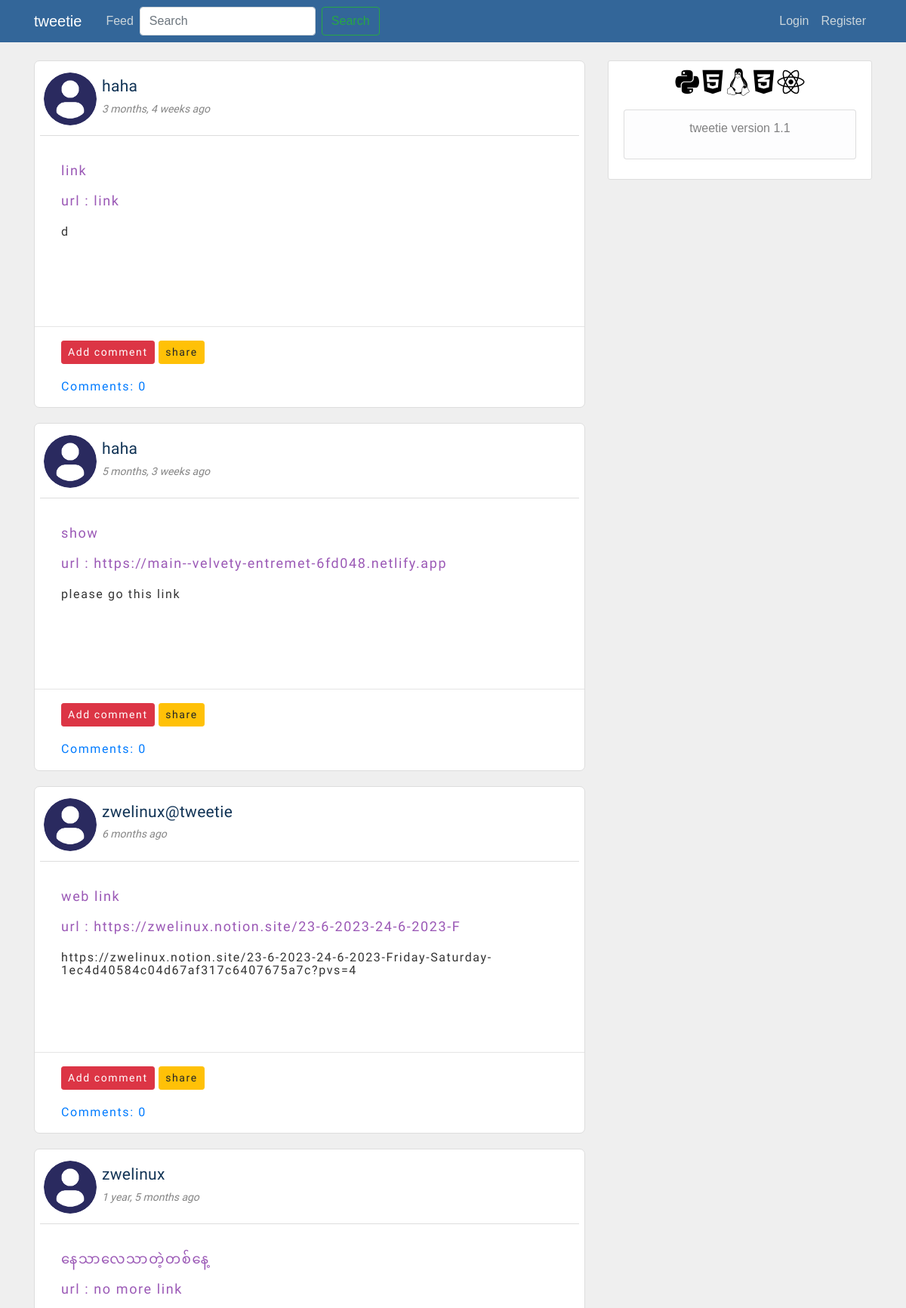
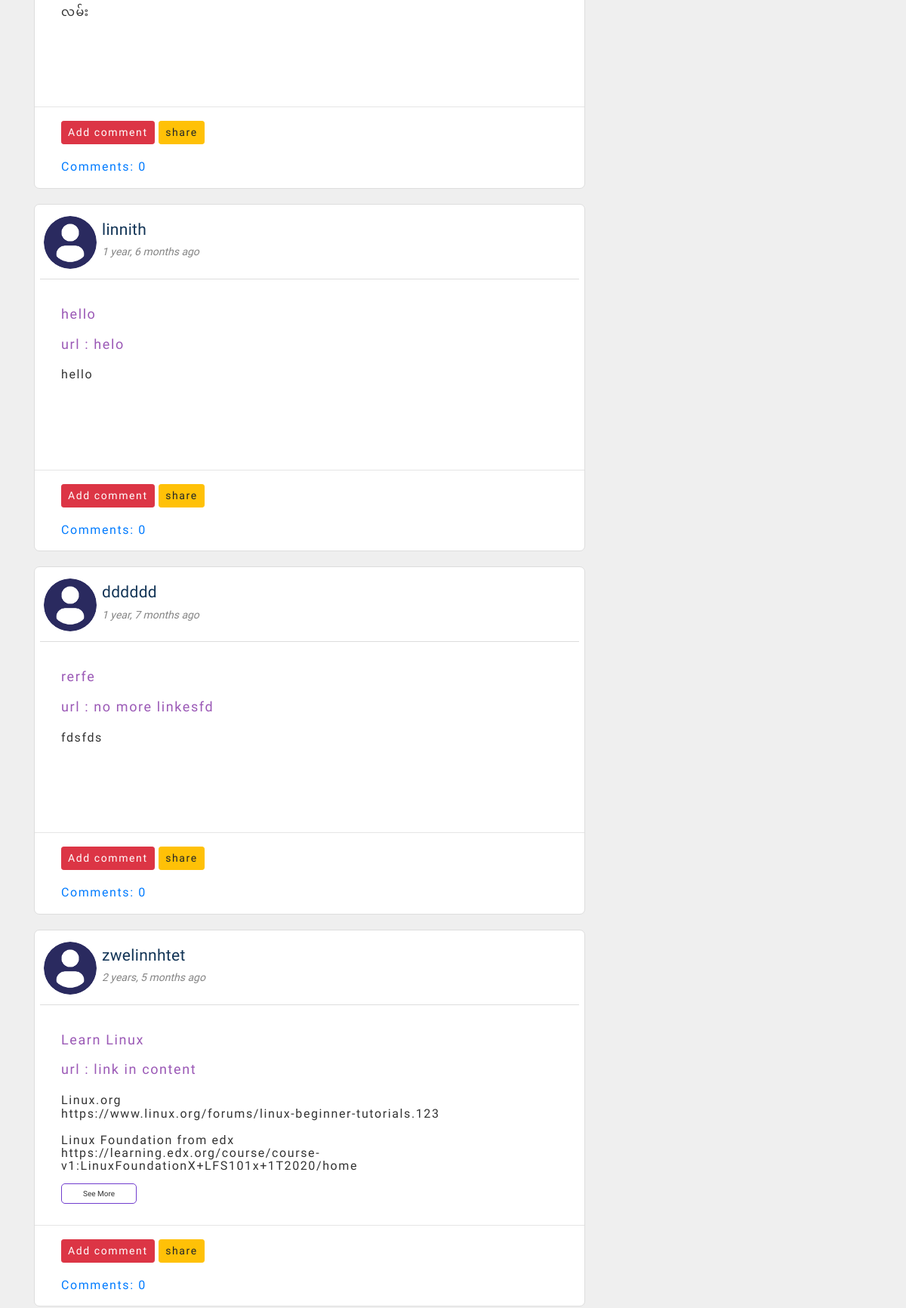
The page / (upper part) on the database its author committed (2 pictures, top to bottom).
### blog/models.py (models this page shows, shortened)
class Post(models.Model):
    title = models.CharField(max_length=50)
    link = models.TextField(default="#", blank=True, null=True)
    link_name = models.CharField(default="no more link",max_length=50, blank=True, null=True)
    content = models.TextField()
    date_posted = models.DateTimeField(default=timezone.now)
    author = models.ForeignKey(User, on_delete=models.CASCADE)

### users/models.py (models this page shows, shortened)
class Profile(models.Model):
    user = models.OneToOneField(User, on_delete=models.CASCADE)
    image = models.ImageField(default='images.png', upload_to='profile_pics')

### blog/views.py (the view)
# urls.py: path('', PostListView.as_view(), name='blog-home'),
class PostListView(ListView):
    model = Post
    template_name = 'blog/home.html'  # <app>/<model>_<viewtype>.html
    context_object_name = 'posts'
    ordering = ['-date_posted']

### blog/templates/blog/home.html
{% extends "blog/base.html" %}
{% block content %}
    {% for post in posts %}
      <article class="post_box">
      <div class = 'post_header'>
         <div class = 'post_header_left'>
         		<div class = 'post_header_left_userprofile_image'>
             		 <img class="rounded_circle_img" src="{{ post.author.profile.image.url }}">
          		</div>
          		<div class = 'post_header_left_userprofile_fact'>
	               <a title = 'View All Post' class="user_name" href="{% url 'user-posts' post.author.username %}">{{ post.author }}
	               </a>
	                <small class="date">{{ post.date_posted|timesince }} ago</small>
     		 </div>
         </div>
       </div>
            <div class="post_body">
                <div class = 'article'>
                <p class="article-content">
                     <a class="title" href="{% url 'post-detail' post.id %}">{{ post.title }}</a>
                     <small><a class="title" href="{{ post.link }}">url : {{ post.link_name }}</a></small>
                	{{ post.content }}
                </p>
               	<a class="see_more_btn">see more</a>
                </div>
                <hr>
                <p class="comment-content"><a class="btn btn-danger btn-sm" href="{% url 'add_comment_to_post' pk=post.pk %}">Add comment</a>
                <a class="btn btn-warning btn-sm" href="{% url "post_share" post.id %}">share</a></p>
                <p class="comment-content"><a href="{% url 'post-detail' pk=post.pk %}">Comments: {{ post.comments.count }}</a></p>
            </div>
 </article>
    {% endfor %}
{% endblock %}

### blog/static/blog/main.css (style rules this page uses)
body { background: #fafafa; color: #333333; margin-top: 5rem; font-family: 'Nunito', sans-serif; font-weight: 300; }
.post_box { background: #ffffff; border: 1px solid #dddddd; border-radius: 7px; margin-bottom: 20px; font-family: monospace; }
.post_header { position: relative; padding: 10px 20px 10px 5px; display: flex; }
.post_header::before { position: absolute; content: ""; bottom: 0; left: 1%; width: 98%; height: 1px; background: #ddd; }
.post_header_left { position: relative; flex: 1; padding: 5px 7px 4px 7px; display: flex; }
.post_header_left_userprofile_image { position: relative; width: 70px; height: 70px; border-radius: 50%; }
.rounded_circle_img { position: absolute; width: 100%; height: 100%; object-fit: cover; }
.post_header_left_userprofile_fact { position: relative; width: auto; height: 70px; display: flex; flex-flow: column wrap; justify-content: center; align-items: flex-start; padding: 0 7px; }
.user_name { text-decoration: none; font-size: 1.2em; font-weight: 550; letter-spacing: .02rem; padding: 3px 0; text-align: left; color:#000; transition: text .1s ease-out; }
small.date { font-style: italic; opacity: .6; }
.article { display: flex; flex-flow: column wrap; }
p.article-content { padding: 5px 40px 7px 35px; line-height: 1.09rem; letter-spacing: .04rem; height: 150px; transition: height .2s; overflow: hidden; }
.see_more_btn { margin-bottom: 12px; margin-left: 35px; text-align: center; text-transform: capitalize; border-radius: 5px; width: 80px; display: inline-block; text-decoration: none; padding: 9px 26px 9px 10px; color: #000; border: 1px solid rgba(113, 61, 206, 1); transition: background .1s ease-in, color .3s; cursor: pointer; }
a.title { color: #000; display: block; padding: 5px 0 18px 0; text-decoration: none; font-size: 25px; font-weight: 650; }
.article-content { white-space: pre-line; }

### blog/templates/blog/base.html (style rules this page uses)
body { background-color: #efefef; }
.post_box { background: #ffffff; border: 1px solid #dddddd; border-radius: 7px; margin-bottom: 20px; font-size: 20px; font-family: 'Padauk', sans-serif; }
.post_header { position: relative; padding: 10px 20px 10px 5px; display: flex; }
.post_header::before { position: absolute; content: ""; bottom: 0; left: 1%; width: 98%; height: 1px; background: #ddd; }
.post_header_left { position: relative; flex: 1; padding: 5px 7px 4px 7px; display: flex; }
.post_header_left_userprofile_image { position: relative; width: 70px; height: 70px; border-radius: 50%; }
.rounded_circle_img { position: absolute; width: 100%; height: 100%; object-fit: cover; border-radius: 50%; }
.post_header_left_userprofile_fact { position: relative; width: auto; height: 70px; display: flex; flex-flow: column wrap; justify-content: left; align-items: flex-start; padding: 0 7px; }
.user_name { text-decoration: none; font-size: 1.05em; font-weight: 250; letter-spacing: .02rem; padding: 3px 0; text-align: left; color:#123456; transition: text .1s ease-out; }
small.date { font-style: italic; font-size: 0.7em; font-family: 'Padauk', sans-serif; opacity: .6; }
.article { display: flex; flex-flow: column wrap; }
p.article-content { padding: 2px 40px 3px 35px; line-height: 1.09rem; letter-spacing: 0.1rem; font-size: 0.8em; font-family: 'Padauk', sans-serif; height: 220px; transition: height .2s; overflow-y: auto; }
p.comment-content { padding: 2px 40px 3px 35px; line-height: 1.09rem; letter-spacing: 0.1rem; font-size: 0.8em; font-family: 'Padauk', sans-serif; transition: height .2s; overflow-y: auto; }
.see_more_btn { margin-bottom: 12px; margin-left: 35px; text-align: center; text-transform: capitalize; border-radius: 5px; width: 100px; display: inline-block; text-decoration: none; padding: 5px 8px 5px 8px; color: #000; font-size: 10px; border: 1px solid rgba(113, 61, 206, 1); transition: background .1s, color .3s; cursor: pointer; }
a.title { color: #9b59b6; display: block; padding: 0px 0 5px 0; text-decoration: none; font-size: 18px; font-weight: 450; }

### rows shown on the page
Post: author.profile.image (picture), author "haha", date_posted "3 months, 4 weeks", title "link", link_name "link", content "d", comments.count "0"
Post: author.profile.image (picture), author "haha", date_posted "5 months, 3 weeks", title "show", link_name "https://main--velvety-entremet-6fd048.netlify.app", content "please go this link", comments.count "0"
Post: author.profile.image (picture), author "zwelinux@tweetie", date_posted "6 months", title "web link", link_name "https://zwelinux.notion.site/23-6-2023-24-6-2023-F", content "https://zwelinux.notion.site/23-6-2023-24-6-2023-Friday-Saturday-1ec4d40584c04d67af317c6407675a7c?pvs=4", comments.count "0"
Post: author.profile.image (picture), author "zwelinux", date_posted "1 year, 5 months", title "နေသာလေသာတဲ့တစ်နေ့", link_name "no more link", content "လမ်း", comments.count "0"
Post: author.profile.image (picture), author "linnith", date_posted "1 year, 6 months", title "hello", link_name "helo", content "hello", comments.count "0"
Post: author.profile.image (picture), author "dddddd", date_posted "1 year, 7 months", title "rerfe", link_name "no more linkesfd", content "fdsfds", comments.count "0"
Post: author.profile.image (picture), author "zwelinnhtet", date_posted "2 years, 5 months", title "Learn Linux", link_name "link in content", content "Linux.org https://www.linux.org/forums/linux-beginner-tutorials.123 Linux Foundation from edx https://learning.edx.org/course/course-v1:LinuxFoundationX+LFS101x+1T2020/home", comments.count "0"
